Frame 1 (no input): blank canvas, image omitted
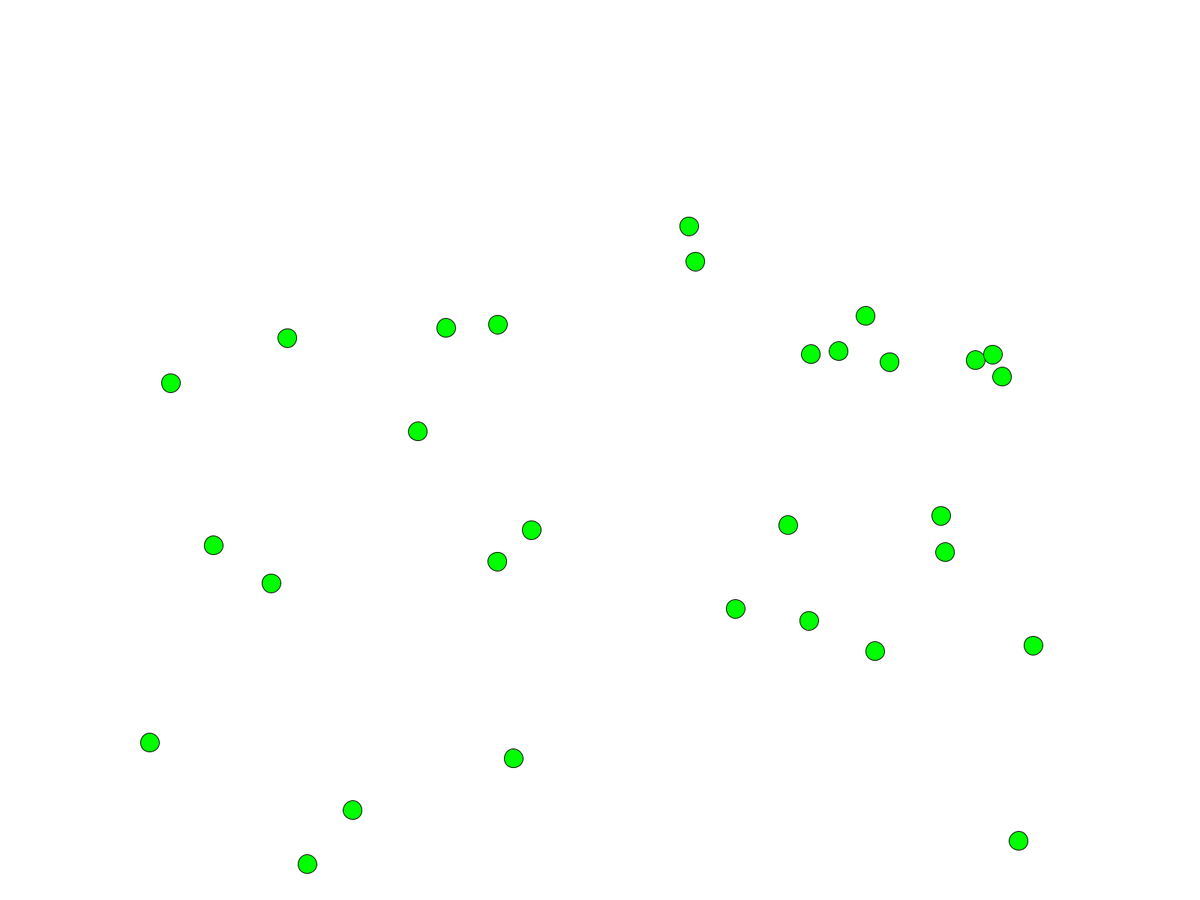
Frame 60 (the mouse pressed at the canvas centre just before this capture)
Frame 120 (the mouse held since frame 60 and released just before this capture): blank canvas, image omitted

The Processing sketch that drew this single still picture (run headless with seeded random() and noise(); from frame 60 on, the mouse is pressed at the canvas centre):

// Processing sketch: Fireworks
// ── Fireworks.pde
ArrayList<Firework> fireworks = new ArrayList<Firework>();
ArrayList<FireworkSpark> sparks = new ArrayList<FireworkSpark>();

final float gravitationalForceMagnitude = 4.7;

void setup()
{
  fullScreen();
  background(255);

  Particle particle = new Particle(width/2, height, GenerateVelocity(), gravitationalForceMagnitude);
  
  Firework test = new Firework(particle, color(0, 255, 0));
  
  fireworks.add(test);
}


void draw()
{
  background(255);
  
  if(random(1) < .1 && fireworks.size() < 100)
  {
    
  }
  
  for(int i = 0; i < fireworks.size(); i++)
  {
    Firework currentFirework = fireworks.get(i);
    
    if(currentFirework.GetSpeed() < 0)
    {
      sparks.addAll(currentFirework.Explode());
      fireworks.remove(currentFirework);
    }
    else
    {
      currentFirework.Load();
      currentFirework.Launch();
    }
  }
  
  for(FireworkSpark spark : sparks)
  {
    spark.Draw();
    spark.Update();
  }

}

//TODO: Maybe add this function to the particle object or add it to a separate class that controls the environment and physics
float GenerateVelocity()
{
  return random(110, 140);
}

void GenerateFirework()
{

    Particle fireworkParticle = new Particle(random(width), height, GenerateVelocity(), gravitationalForceMagnitude);
    
    Firework newFirework = new Firework(fireworkParticle, color(255, 0, 0));
    fireworks.add(newFirework);  

}

// ── Firework.pde
public class Firework
{
  
  private Particle firework;
  private color fireworkColor;
  private ArrayList<FireworkSpark> sparks;
  
  Firework(Particle fireworkParticle, color flameColor)
  {
    firework = fireworkParticle;
    fireworkColor = flameColor;
    sparks = new ArrayList<FireworkSpark>();
  }
  
  public float GetSpeed()
  {
    return -firework.GetVelocity();
  }
  
  public void Load()
  {
    fill(fireworkColor);
    firework.Draw();
  }
  
  public void Launch()
  { 
    firework.Update();
  }
  
  public ArrayList<FireworkSpark> Explode()
  {
    
    for(int i = 0; i < 100; i++)
    {
      FireworkSpark newSpark = new FireworkSpark(firework);
      sparks.add(newSpark);
    }
    
    return sparks;
   
  }
    
  
  
}

// ── FireworkSpark.pde
class FireworkSpark
{
  
  private PVector position;
  private PVector velocity;
  private PVector acceleration;
  
  public FireworkSpark(Particle baseParticle)
  {
    position = new PVector(baseParticle.GetPosition().x, baseParticle.GetPosition().y);
    velocity = new PVector(random(-20, 20), random(-40, 40));
    acceleration = new PVector(0, baseParticle.GetAcceleration());
  }
  
    public void Draw()
  {
    circle(position.x, position.y, 25);
  }
  
  public void Update()
  {
    //in the display grid, subtracting pixel distance
    //moves the particle upwards
    position.add(velocity);
    velocity.add(acceleration);
  }
  
  
}

// ── Particle.pde
public class Particle
{
  
  private PVector position;
  private PVector velocity;
  private PVector acceleration;
  
  Particle(float x, float y, float speed, float accel)
  {
    position = new PVector(x, y);
    velocity = new PVector(0, -speed);
    acceleration = new PVector(0, accel);
  }
  
  public PVector GetPosition()
  {
    return position;
  }
  
  public float GetAcceleration()
  {
    return acceleration.y;
  }
  
  public float GetVelocity()
  {
    return velocity.y;
  }
  
  public void Draw()
  {
    circle(position.x, position.y, 25);
  }
  
  public void Update()
  {
    //in the display grid, subtracting pixel distance
    //moves the particle upwards
    position.add(velocity);
    velocity.add(acceleration);
  }
  
}
